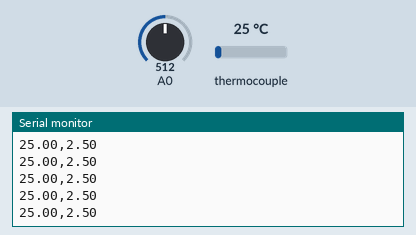
The sketch below on a simulated Arduino Uno, built with avr-gcc and run on an emulated ATmega328P. Shown: the last lines printed to the serial monitor. The test bench sets the inputs (shaded band); at power-on: thermocouple 25 °C, A0 = 512.

Above: at 1.2 s.
1.3 s: thermocouple set to 6 °C
At 2.2 s:
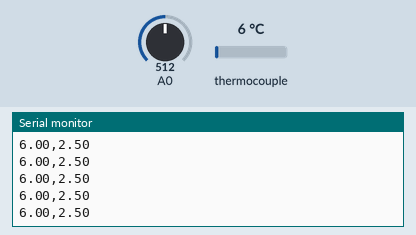
2.8 s: A0 set to 716
At 3.7 s:
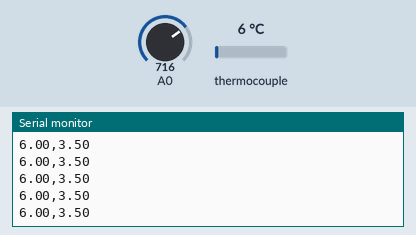
4.3 s: thermocouple set to 75 °C
At 5.3 s:
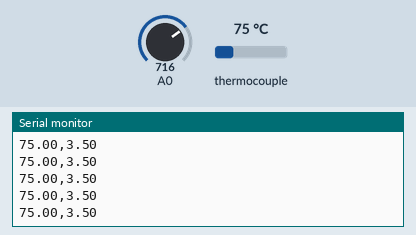
5.8 s: A0 set to 900
At 6.8 s:
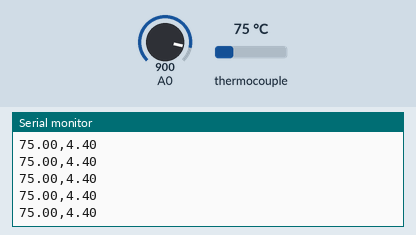
Timing chart, 0 to 8.3 s (numbered marks = the images above; inputs shaded):
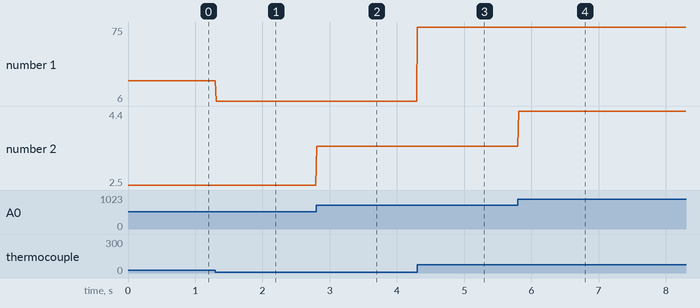

The sketch:

ADNI_ProgrammeArduino.ino
```cpp
#include <Adafruit_MAX31865.h>

// Use software SPI: CS, DI, DO, CLK
Adafruit_MAX31865 thermo = Adafruit_MAX31865(10, 11, 12, 13);


// The value of the Rref resistor. Use 430.0 for PT100 and 4300.0 for PT1000
#define RREF      430.0
// The 'nominal' 0-degrees-C resistance of the sensor
// 100.0 for PT100, 1000.0 for PT1000
#define RNOMINAL  100.0

void setup() {
  Serial.begin(115200);
//  Serial.println("Adafruit MAX31865 PT100 Sensor Test!");

  thermo.begin(MAX31865_4WIRE);  // set to 2WIRE or 4WIRE as necessary
}


void loop() {
 //int tension = analogRead(A0);
  float tension = analogRead(A0)* 5.0 / 1023.0 ;
  uint16_t rtd = thermo.readRTD();
  Serial.print(thermo.temperature(RNOMINAL, RREF));
  Serial.print(",");
  Serial.println(tension);
  //Serial.println(",");
  //Serial.print(tension);
  delay(10 );
}
```

Measured:
- after the input at 1.3 s, the serial monitor: prints a new line at once (image 1)
- after the input at 2.8 s, the serial monitor: prints a new line at once (image 2)
- after the input at 4.3 s, the serial monitor: prints a new line at once (image 3)
- after the input at 5.8 s, the serial monitor: prints a new line at once (image 4)
- plotted number 1: 25 → 6 after the input at 1.3 s, 6 → 75 after the input at 4.3 s
- plotted number 2: 2.5 → 3.5 after the input at 2.8 s, 3.5 → 4.4 after the input at 5.8 s
